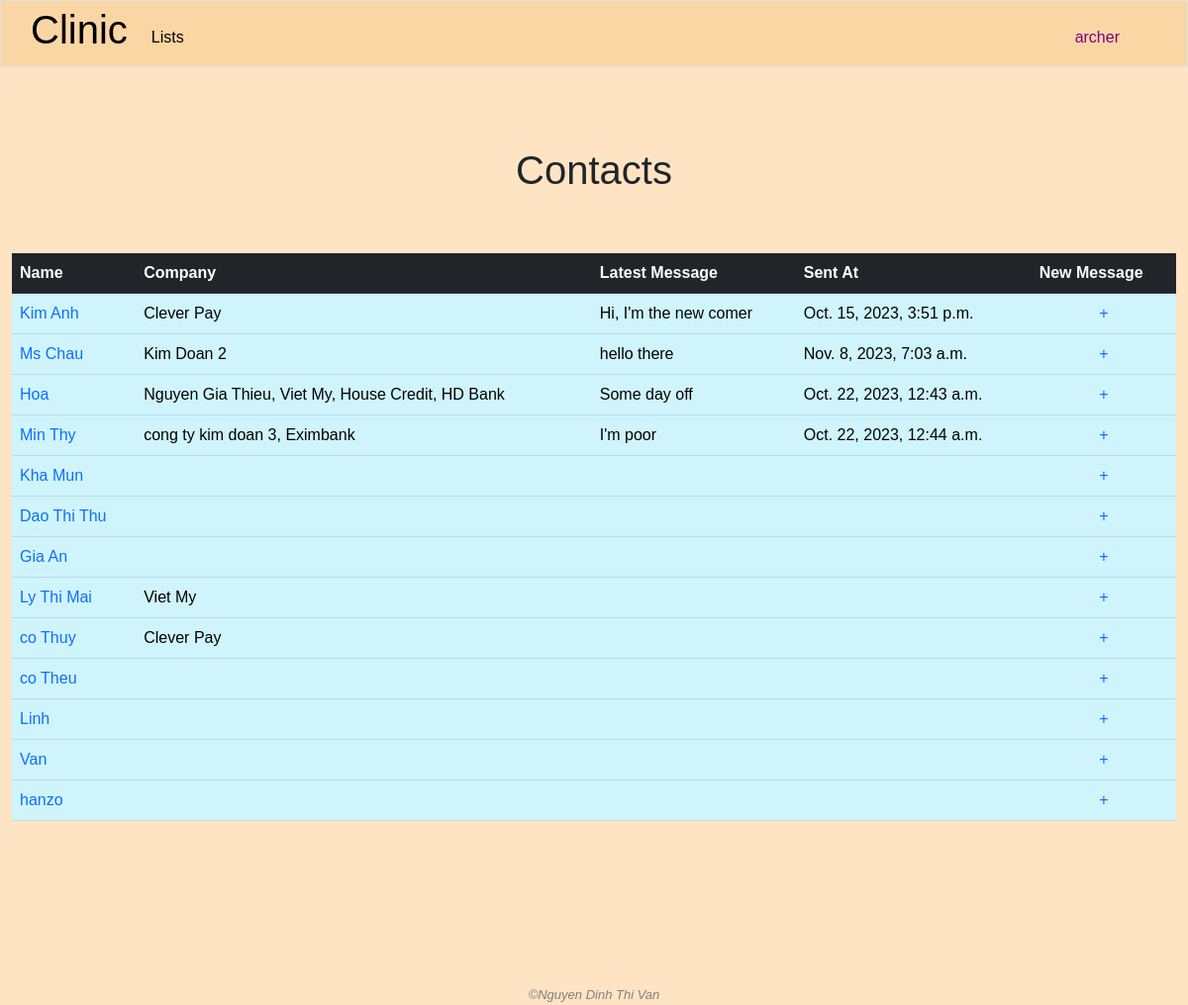
The page /people (signed in) on the database as committed earlier.
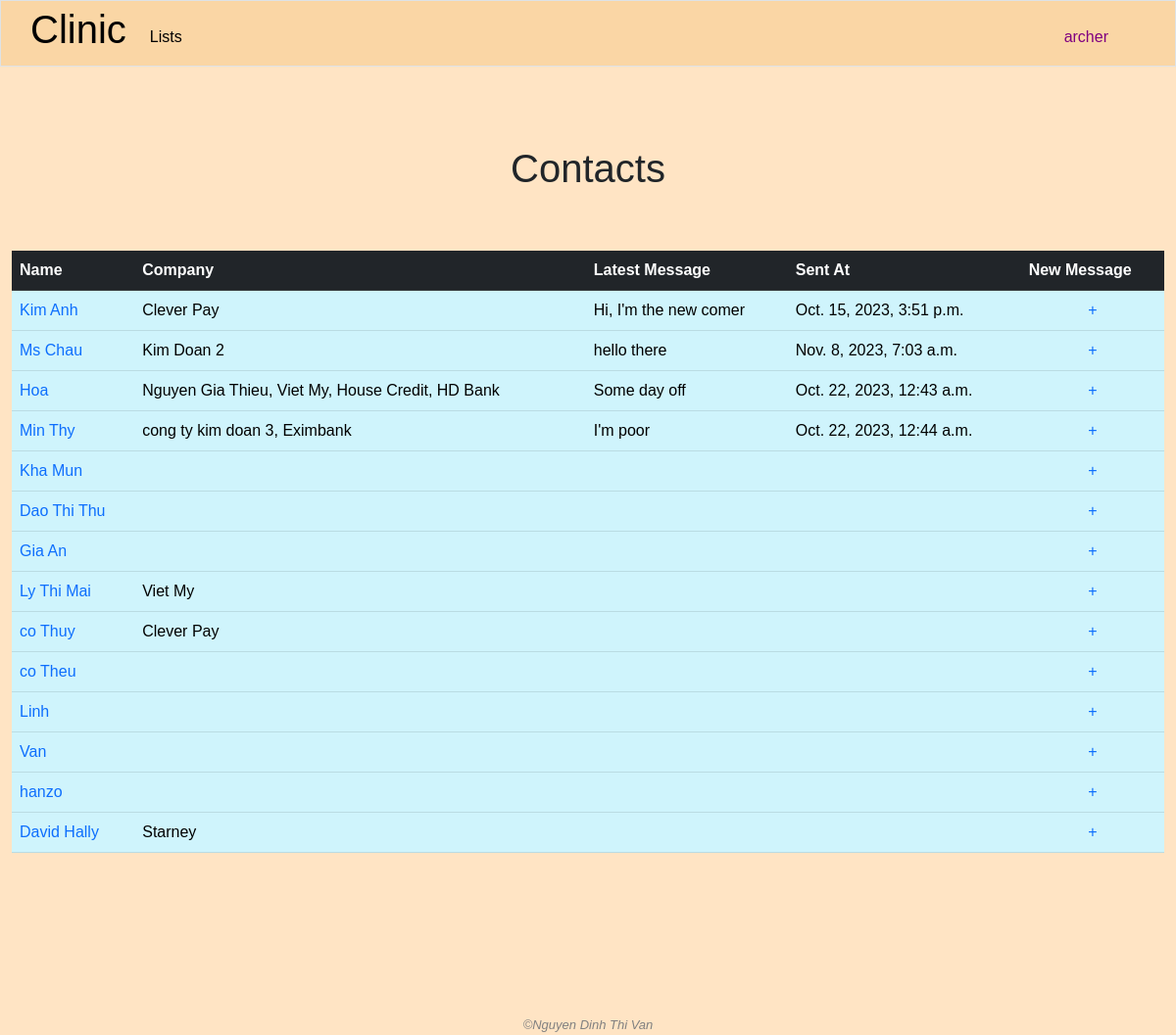
The same page on the database as committed later.
### clinic/models.py (models this page shows, shortened)
class People(models.Model):
    name = models.CharField(max_length=255)
    company = models.ManyToManyField(Company,related_name="contact")
    position = models.TextField(blank=True)
    address = models.TextField(blank=True, null=True)
    email = models.CharField(max_length=255)
    phone = models.CharField(max_length=255)
    note = models.TextField(blank=True)
    created_by = models.ForeignKey(User, on_delete=models.SET_NULL, blank=True, null=True, related_name='add_people')
    modified_by = models.ForeignKey(User, on_delete=models.SET_NULL, blank=True, null=True, related_name='modified_person')

class Company(models.Model):
    name = models.CharField(max_length=255)
    industry = models.CharField(max_length=255)
    address = models.TextField()
    email = models.CharField(max_length=255, blank=True, null=True)
    phone = models.CharField(max_length=255, blank=True, null=True)
    representative = models.ForeignKey('People', on_delete=models.SET_NULL, blank=True, null=True, related_name="companies")
    male_headcount = models.IntegerField()
    female_headcount = models.IntegerField()
    created_by = models.ForeignKey(User, on_delete=models.SET_NULL, blank=True, null=True, related_name="add_companies")
    modified_by = models.ForeignKey(User, on_delete=models.SET_NULL, blank=True, null=True, related_name="modified_companies")

class ContactDiary(models.Model):
    name = models.ForeignKey(People, on_delete=models.CASCADE, related_name='talks')
    content = models.TextField()
    date = models.DateTimeField(auto_now_add=True)

### clinic/views.py (the view)
# urls.py: path('people', views.people, name='people'),
@login_required
def people(request):
    if "read_all_people_info" not in user_right(request.user.management_right_level):
        request.session['nay_message'] = 'You are not allowed to enter this part'
        return HttpResponseRedirect(reverse('index'))
    nay_message = request.session.get('nay_message', '')
    yay_message = request.session.get('yay_message', '')
    request.session['nay_message'] = ''
    request.session['yay_message'] = ''
    people = People.objects.all()
    for person in people:
        person.latest_message = person.talks.order_by("-date").first()
        related_companies = person.company.all()
        representing_companies = person.companies.all()
        unique_companies = list(set(related_companies).union(set(representing_companies)))
        person.unique_companies = unique_companies
    return render(request, "clinic/people.html", {
        "people": people,
        "nay_message": nay_message,
        "yay_message": yay_message
    })

### clinic/templates/clinic/people.html (shortened to what this page needs)
{% extends "clinic/layout.html" %}
{% load static %}
{% block main %}
    <h1 class="text-center" style="margin-bottom: 1.5em;">Contacts</h1>
    <div class="container-fluid">
        <table class="table table-info">
            <thead class="table table-dark">
                <tr>
                    <th>Name</th>
                    <th>Company</th>
                    <th>Latest Message</th>
                    <th>Sent At</th>
                    <th>New Message</th>
                </tr>
            </thead>
            <tbody>
                {% for person in people %}
                    <tr>
                        <td>
                            <a class="no-underline" href="{% url 'person_detail' person_id=person.id %}">{{ person.name }}</a>
                        </td>
                        <td>
                            {% for company in person.unique_companies %}
                                {% if not forloop.last %}
                                    {{ company.name }},
                                {% else %}
                                    {{ company.name }}
                                {% endif %}
                            {% endfor %}
                        </td>
                        <td>
                            {{ person.latest_message.content }}
                        </td>
                        <td>
                            {{ person.latest_message.date }}
                        </td>
                        <td style="text-align: center;">
                            <a href="{% url 'add_message_from_all_people_page' person_id=person.id %}" class="no-underline">+</a>
                        </td>
                    </tr>
                {% empty %}
                    No contact yet
                {% endfor %}
            </tbody>
        </table>
    </div>
{% endblock %}

Rows that differ between the two databases and show on the page:
added People: name "David Hally"
added Company: name "Starney", shown under "David Hally"
